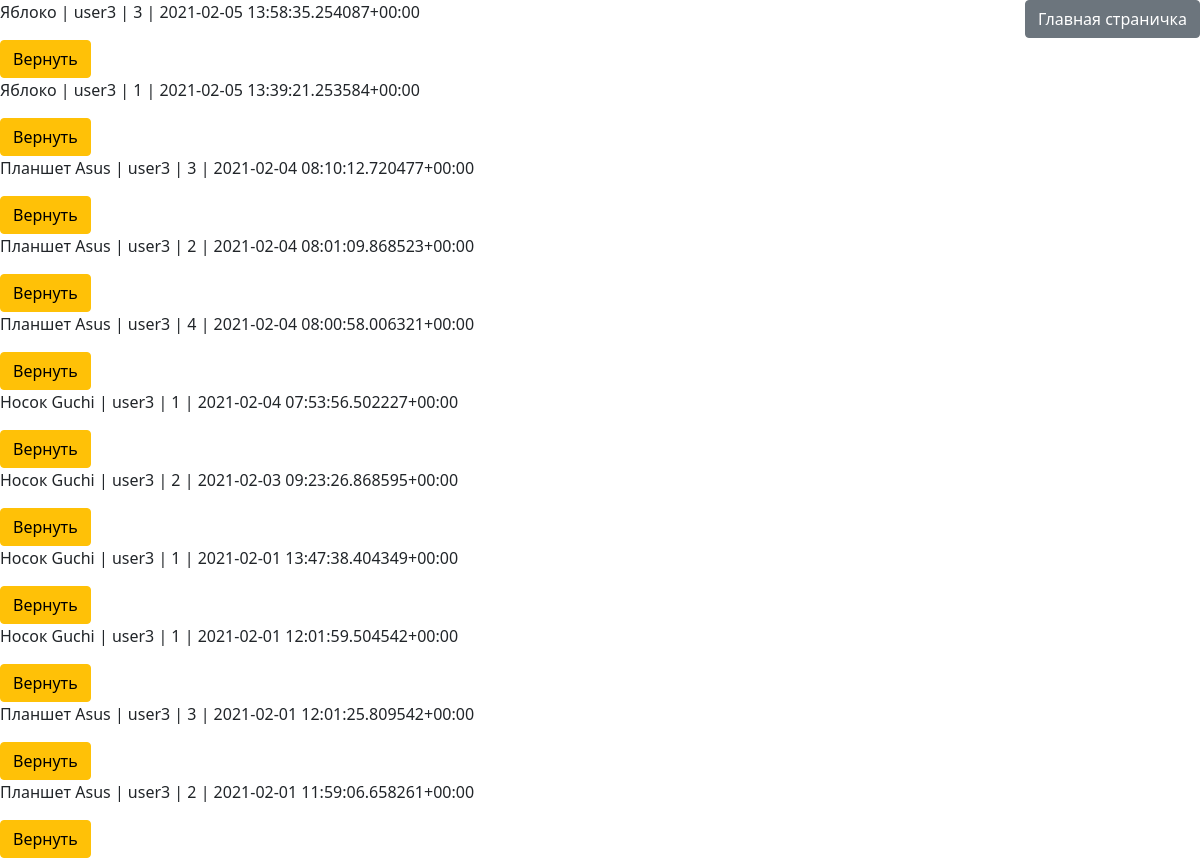
Before: /mypurchase/ (signed in) with the older database file.
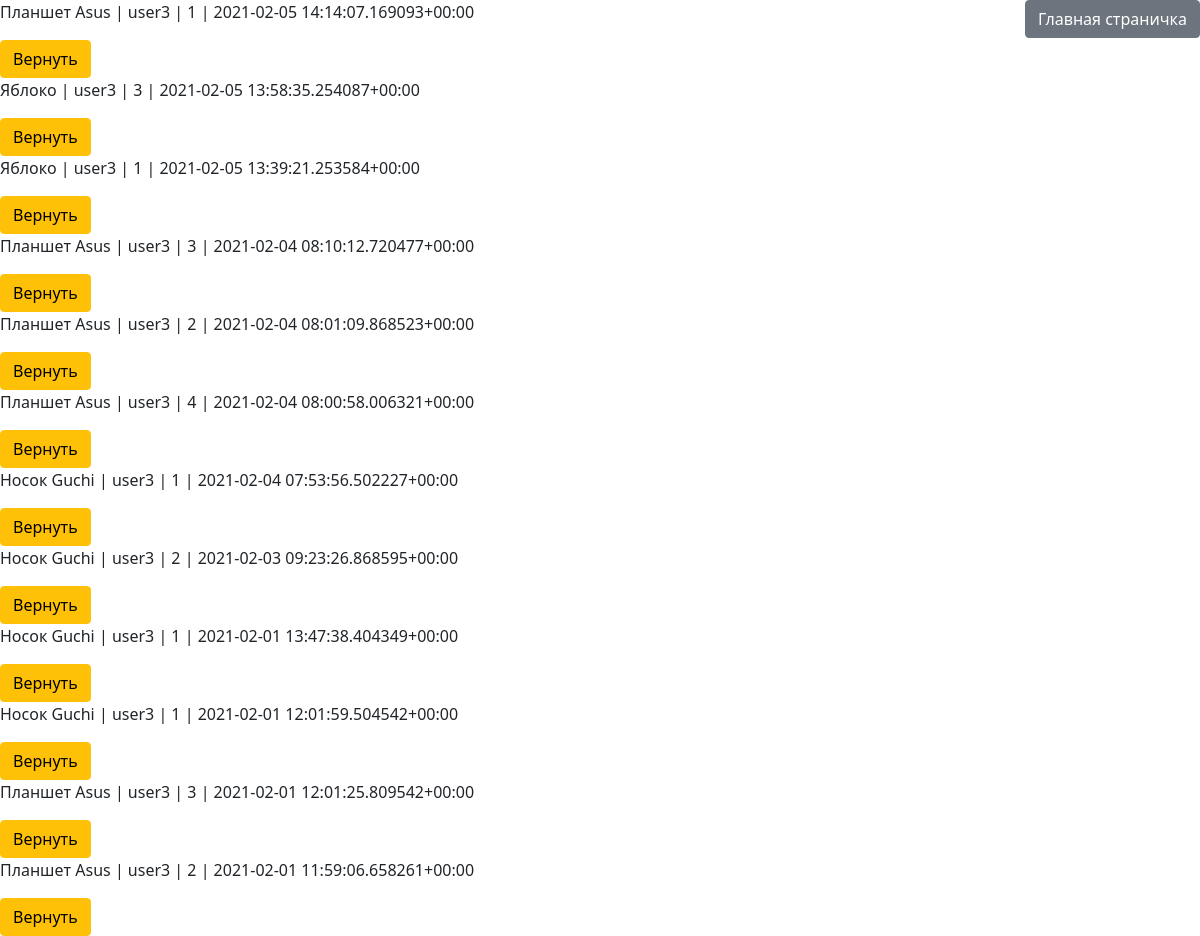
After: the same page with the newer database file.
### myshop/models.py (models this page shows, shortened)
class Purchase(models.Model):
	buyer = models.ForeignKey(settings.AUTH_USER_MODEL, on_delete=models.CASCADE, verbose_name='buyers')
	product = models.ForeignKey(Product, on_delete=models.CASCADE, verbose_name='products')
	quantity = models.PositiveSmallIntegerField()
	purchase_time = models.DateTimeField(auto_now_add=True)
	class Meta:
		ordering = ['-purchase_time']
	def __str__(self):
		return f'{self.product.name} | {self.buyer.username} | {self.quantity} | {self.purchase_time}'

class Product(models.Model):
	name = models.CharField(max_length=50)
	photo = models.ImageField(null=True)
	description = models.TextField()
	price = models.PositiveIntegerField()
	quantity = models.PositiveSmallIntegerField()

class CustomUser(AbstractUser):
	wallet = models.PositiveIntegerField(default=1000)

### myshop/views.py (the view)
# urls.py: path('mypurchase/', PurchaseListView.as_view(), name='mypurchase'),
class PurchaseListView(ListView):
	model = Purchase
	template_name = 'purchase_list.html'
	context_object_name = 'purchase_list'
	def get_queryset(self):
		return super().get_queryset().filter(buyer=self.request.user)
	def get_context_data(self, **kwargs):
		click = self.request.session.get('click', 0)
		click += 1
		self.request.session['click'] = click
		return super().get_context_data(click=click, **kwargs)

### templates/purchase_list.html (shortened to what this page needs)
{% extends 'base.html' %}
{% block content %}
	{% for purchases in purchase_list %}
		<p>{{purchases}}</p>
		<form method="Post" action="{% url 'return' %}">
			<input class="btn btn-warning" type="submit" value="Вернуть">
		</form>
	{% endfor %}
{% endblock %}

Changed rows visible on the page:
added Purchase: product+buyer+quantity "Планшет Asus | user3 | 1 | 2021-02-05 14:14:07.169093+00:00"
